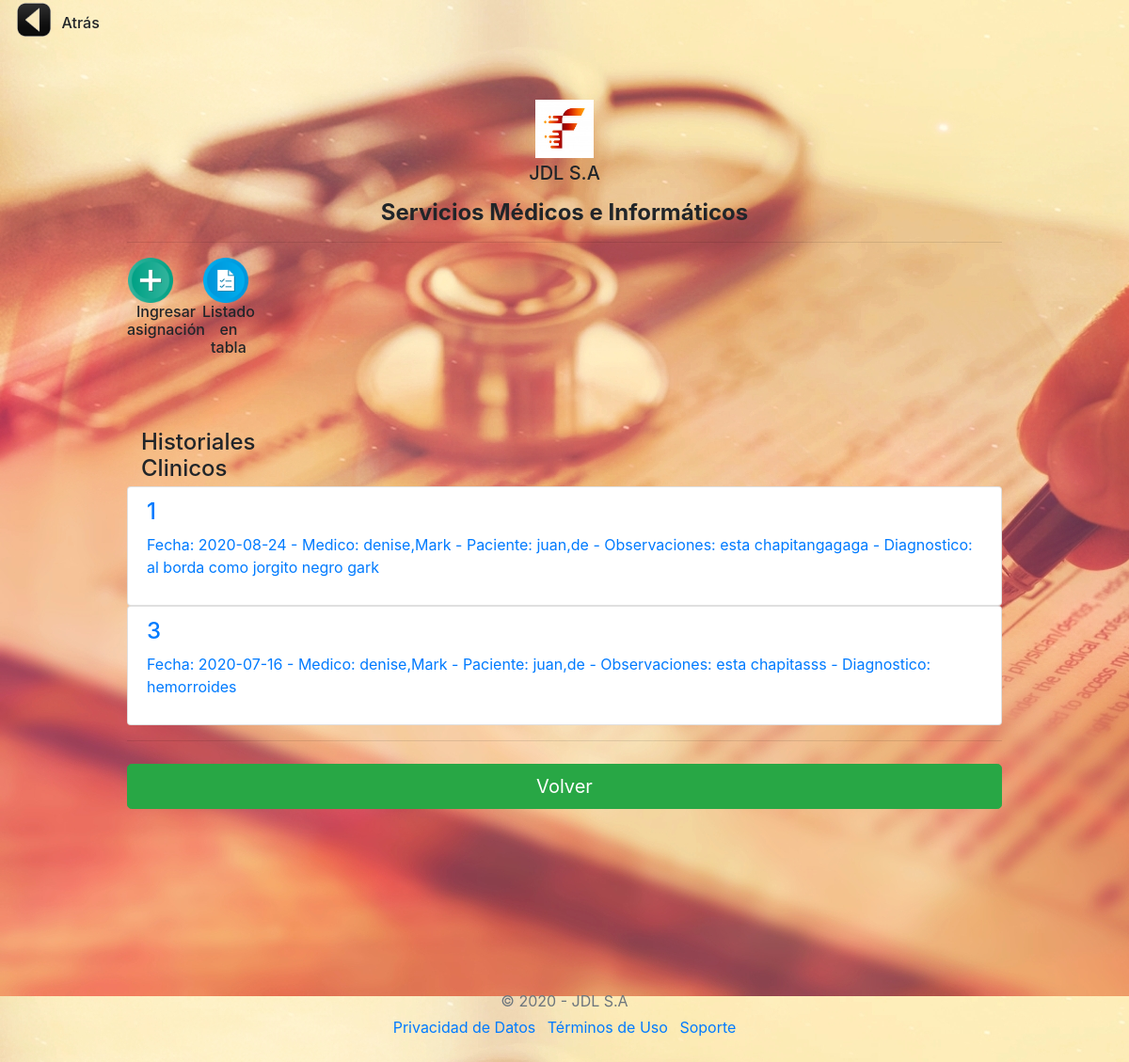
The page /historiales/index.php on the database as committed earlier.
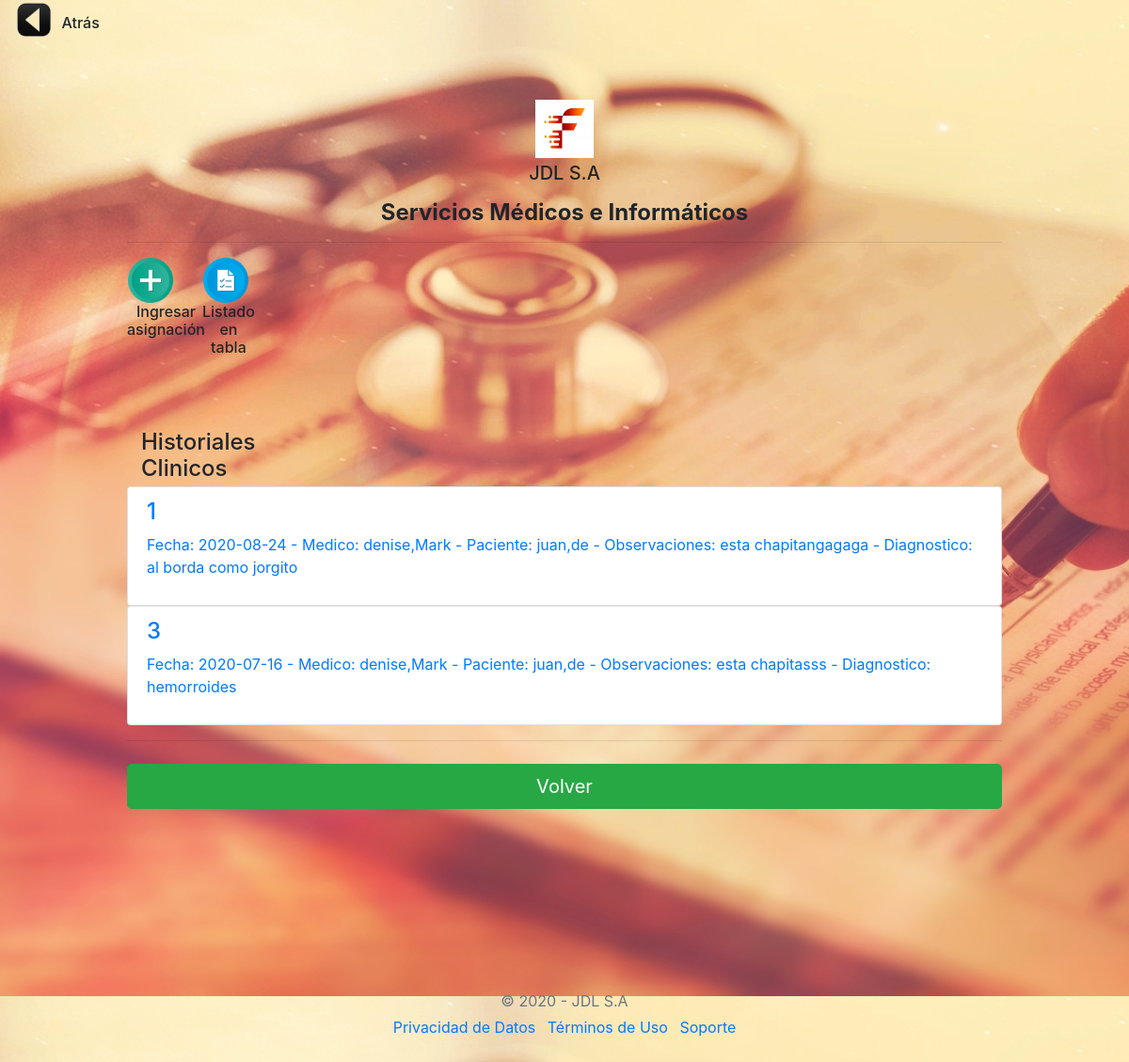
The same page on the database as committed later.
### tables this page shows
CREATE TABLE `historiales` (
  `id_historial` int(8) NOT NULL,
  `fecha_historial` date DEFAULT NULL,
  `clinico_historial` varchar(50) DEFAULT NULL,
  `paciente_historial` varchar(50) DEFAULT NULL,
  `observacion_historial` varchar(200) DEFAULT NULL,
  `diagnostico_historial` varchar(200) DEFAULT NULL
);

### historiales/index.php (the view, shortened to what this page needs)
<!doctype html>
<html>
  <head>
	 <link rel="stylesheet" href="https://stackpath.bootstrapcdn.com/bootstrap/4.5.0/css/bootstrap.min.css">
  </head>
    <link href="form-validation.css" rel="stylesheet">
  </head>
  <body background="../img/historial.jpg">
  <div class="col-md"><h2>
		<img border="0" src="../img/atras.png" width="42" height="42" title="Volver al menú"
		onclick=location.href='../panel/'; onKeyPress=location.href='../panel/'; style='cursor:pointer';/>
    <label for="boton_atras"><h6>Atrás</h6></label>
	</h2></div>
    <div class="container">
  <div class="py-5 text-center">
  <div class="col-md"><img class="d-block mx-auto mb-1" src="../img/jdlsa2.png" alt="" width="62" height="62"></div>
  <div class="col-md"><h5>JDL S.A</h5></div>
  <p class="lead "><h4><strong>Servicios Médicos e Informáticos</strong></h4></p>
  <hr>
  <div class="row">
    <div class="col-sm-1 "><h2>
		<img border="0" src="../img/add.png" width="48" height="48" title="Ingresar Asignacion"
		onclick=location.href='historiales.php'; onKeyPress=location.href='historiales.php';
		style='cursor:pointer';>
    <label for="ingresar_asignacion"><h6>Ingresar asignación</h6></label>
	</h2></div>
	<div class="col-sm-1 "><h2>
		<img border="0" src="../img/check.png" width="48" height="48" title="Listado"
		onclick=location.href='listado.php'; onKeyPress=location.href='listado.php';
		style='cursor:pointer';>
    <label for="listado_tabla"><h6>Listado en tabla</h6></label>
	</h2></div>
    <div class="col-sm-2"><h2></h2></div>
    </div>
  </div>
    <div class="col-sm-3">
      <h4 class="mb-1">Historiales Clinicos</h4>
	</div>
<?php
   require "../conexion.php";
    $sql = "SELECT * from historiales order by id_historial";
	$query = $mysqli->query($sql);
	while($resultado = $query->fetch_assoc()) {
        $historiales[] = $resultado;
    }
?>
        <div class="list-group">
			<?php
				$long = count($historiales);
				for($i=0; $i< $long; $i++){
				?>
		<div class="list-group">
				<a 	<?php echo "href=modifica.php?id_historial=".$historiales[$i]['id_historial'];?>
						 class="list-group-item">
				<h4 class="list-group-item-heading"> <?php echo $historiales[$i]['id_historial'] ."";?> </h4>
				<p class="list-group-item-text"><?php 	echo "Fecha: " . $historiales[$i]['fecha_historial'] ." - Medico: ";
                            echo $historiales[$i]['clinico_historial'] ." - Paciente: ";
                            echo $historiales[$i]['paciente_historial'] ." - Observaciones: ";
                            echo $historiales[$i]['observacion_historial'] ." - Diagnostico: ";
                            echo $historiales[$i]['diagnostico_historial'] ."";
														?></p>
				</a>	</div>
	<?php  } ?>
		</div>
        <a href="../panel/">	 <hr class="mb-4">
        <button class="btn btn-success btn-lg btn-block" type="submit">Volver</button>
  <footer class="my-5 pt-5 text-muted text-center text-small"></a>
    </div>
  <footer class="my-5 pt-5 text-muted text-center text-small">
    <p class="mb-1">&copy; 2020 - JDL S.A</p>
   <ul class="list-inline">
      <li class="list-inline-item"><a href="#">Privacidad de Datos</a></li>
      <li class="list-inline-item"><a href="#">Términos de Uso</a></li>
      <li class="list-inline-item"><a href="#">Soporte</a></li>
    </ul>
  </footer>
</body>
</html>

Rows that differ between the two databases and show on the page:
changed historiales "esta chapitangagaga": diagnostico_historial "al borda como jorgito negro gark" → "al borda como jorgito"
